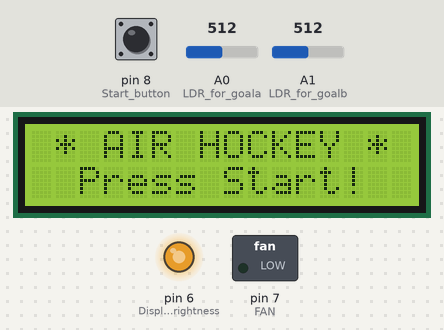
Bench run of a sketch on a simulated Arduino Uno, built with avr-gcc and run on an emulated ATmega328P. On the bench: 16×2 character LCD, switched loads named in the sketch (green lamp = pin HIGH), output pins drawn as LEDs (lit = HIGH). Dashed ring = blinking. The inputs (shaded band) are chosen by the test bench; at power-on: pin 8 (Start_button) HIGH, A0 (LDR_for_goala) = 512, A1 (LDR_for_goalb) = 512.

Above: at 1.2 s.
1.3 s: pin 8 (Start_button) pulled LOW for 0.15 s
At 1.6 s:
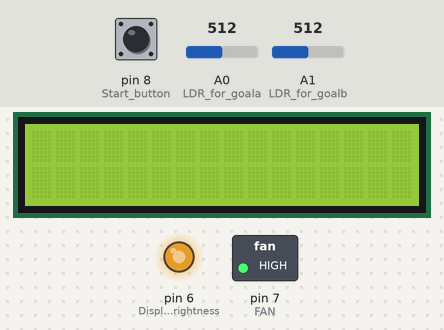
At 2.61 s:
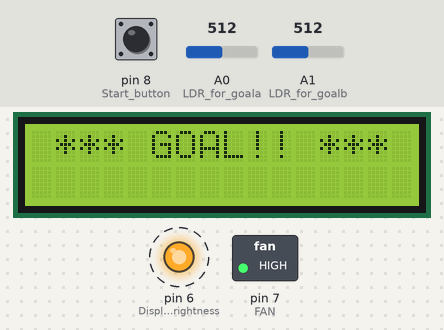
5.9 s: pin 8 (Start_button) driven LOW
At 7.5 s:
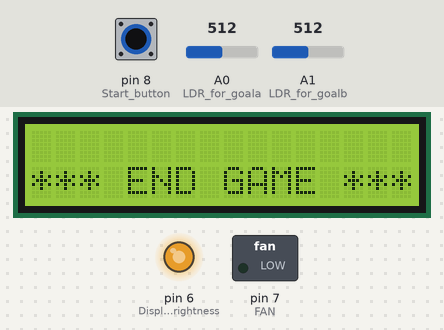
Timing chart, 0 to 8.8 s (numbered marks = the images above; inputs shaded):
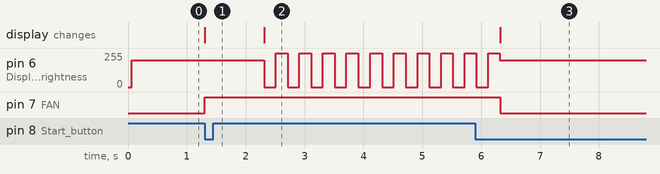

Measured:
- after the input at 1.3 s, pin 6 (Display_brightness): alternates 255/255 for 0.20 s and 0/255 for 0.20 s, starting after 1.0 s; pin 7 (FAN): LOW → HIGH at once; the display: changes at once (image 1)
- after the input at 5.9 s, pin 6 (Display_brightness): goes on until 6.3 s, then stays 200/255; pin 7 (FAN): HIGH → LOW after 0.42 s; the display: changes after 0.43 s (image 3)

The sketch:

airhockey.ino
```cpp
#define startFlag 1
#define stopFlag  1 << 1
#define writeTime 1 << 2
#define goalA 1 << 3
#define goalB 1 << 4

//#define DEBUG

#include <LiquidCrystal.h>

LiquidCrystal lcd(12, 11, 5, 4, 3, 2); //RESET, ENABLE, D4, D5, D6, D7

uint16_t timer1_counter;
uint8_t brightness = 200;
uint8_t playerA = 0;
uint8_t playerB = 0;

unsigned long startTime = 0;
int16_t playTime = 0;

String inputStr;

uint8_t statusByte = 0;

uint8_t lastSeconds = 0;


void setup() {
  // put your setup code here, to run once:
    // initialize timer1
  noInterrupts();           // disable all interrupts
  TCCR1A = 0;
  TCCR1B = 0;

  // Set timer1_counter to the correct value for our interrupt interval
  timer1_counter = 65411;   // preload timer 65536-16MHz/256/500Hz


  TCNT1 = timer1_counter;   // preload timer
  TCCR1B |= (1 << CS12);    // 256 prescaler
  TIMSK1 |= (1 << TOIE1);   // enable timer overflow interrupt
  interrupts();             // enable all interrupts

  pinMode(6, OUTPUT); //Display brightness
  pinMode(7, OUTPUT); //FAN

  pinMode(8, INPUT_PULLUP); // Start button

  pinMode(A0, INPUT); //LDR for goala
  pinMode(A1, INPUT); //LDR for goalb

  #ifdef DEBUG
  Serial.begin(9600);
  #endif

  lcd.begin(16, 2);

  analogWrite(6, brightness);

  beginMessage();
}

void(* resetFunc) (void) = 0; //Reset function

ISR(TIMER1_OVF_vect)        // interrupt service routine
{
  TCNT1 = timer1_counter;   // preload timer
  if(statusByte & startFlag)
  {
    if(analogRead(A0) < 800)
    {
      statusByte |= goalA;
    }

    if(analogRead(A1) < 800)
    {
      statusByte |= goalB;
    }
  }
}

void loop() {
  // put your main code here, to run repeatedly:
  #ifdef DEBUG
  inputStr = Serial.readString();

  if(inputStr == "goala")
    statusByte |= goalA;

  if(inputStr == "goalb")
    statusByte |= goalB;
  #endif

  if((inputStr == "start" || !digitalRead(8)) &&  !(statusByte & startFlag))
  {
    digitalWrite(7, HIGH);
    statusByte |= (startFlag);
    statusByte &= ~(stopFlag);
    startTime = millis();
    #ifdef DEBUG
    Serial.println("Start");
    #endif
    lcd.clear();
    delay(1000);
  }

  if(playTime == 300 || inputStr == "stop" || playerA > 9 || playerB > 9)
  {
    statusByte &= ~(startFlag);
    statusByte |= stopFlag;
    startTime = 0;
  }

  if(statusByte & startFlag)
  {
    playTime = (millis() - startTime) / 1000;
    int minutes = playTime / 60;
    int seconds = playTime % 60;

    if(lastSeconds != seconds)
    {
      lastSeconds = seconds;
      lcd.setCursor(0, 0);
      lcd.print("player A " + String(playerA) + " " + timeString(minutes, seconds));
      lcd.setCursor(0, 1);
      lcd.print("player B " + String(playerB));
    }

    if(statusByte & goalA)
    {
      playerA++;
      goal();
      statusByte &= ~(goalA);
    }

    if(statusByte & goalB)
    {
      playerB++;
      goal();
      statusByte &= ~(goalB);
    }

    if(!digitalRead(8))
    {
      statusByte &= ~(startFlag);
      statusByte |= stopFlag;
      startTime = 0;
    }
  }

  if(statusByte & stopFlag)
  {
    digitalWrite(7, LOW);
    endMessage();
    resetFunc();
  }
}

void endMessage()
{
  lcd.clear();

  lcd.setCursor(0, 0);
  if(playerA > playerB)
  {
    lcd.print(" Player A WON!! ");
  }

  if(playerB > playerA)
  {
    lcd.print(" Player B WON!! ");
  }

  lcd.setCursor(0, 1);
  lcd.print("*** END GAME ***");
  delay(5000);
}

void goal()
{
  lcd.clear();
  lcd.print(" *** GOAL!! *** ");
  for(int i = 0; i < 10; i++)
  {
    digitalWrite(6, i%2);
    delay(200);
  }
  analogWrite(6, brightness);
  lcd.clear();
}

String timeString(int minutes, int seconds)
{
  String strMin = String(minutes);
  if(minutes < 10)
  {
    strMin = "0" + strMin;
  }

  String strSec = String(seconds);
  if(seconds < 10)
  {
    strSec = "0" + strSec;
  }

  return strMin + ":" + strSec;
}

void beginMessage()
{
  lcd.setCursor(0, 0);
  lcd.print(" * AIR HOCKEY * ");

  lcd.setCursor(2, 1);
  lcd.print("Press Start!");
}
```
